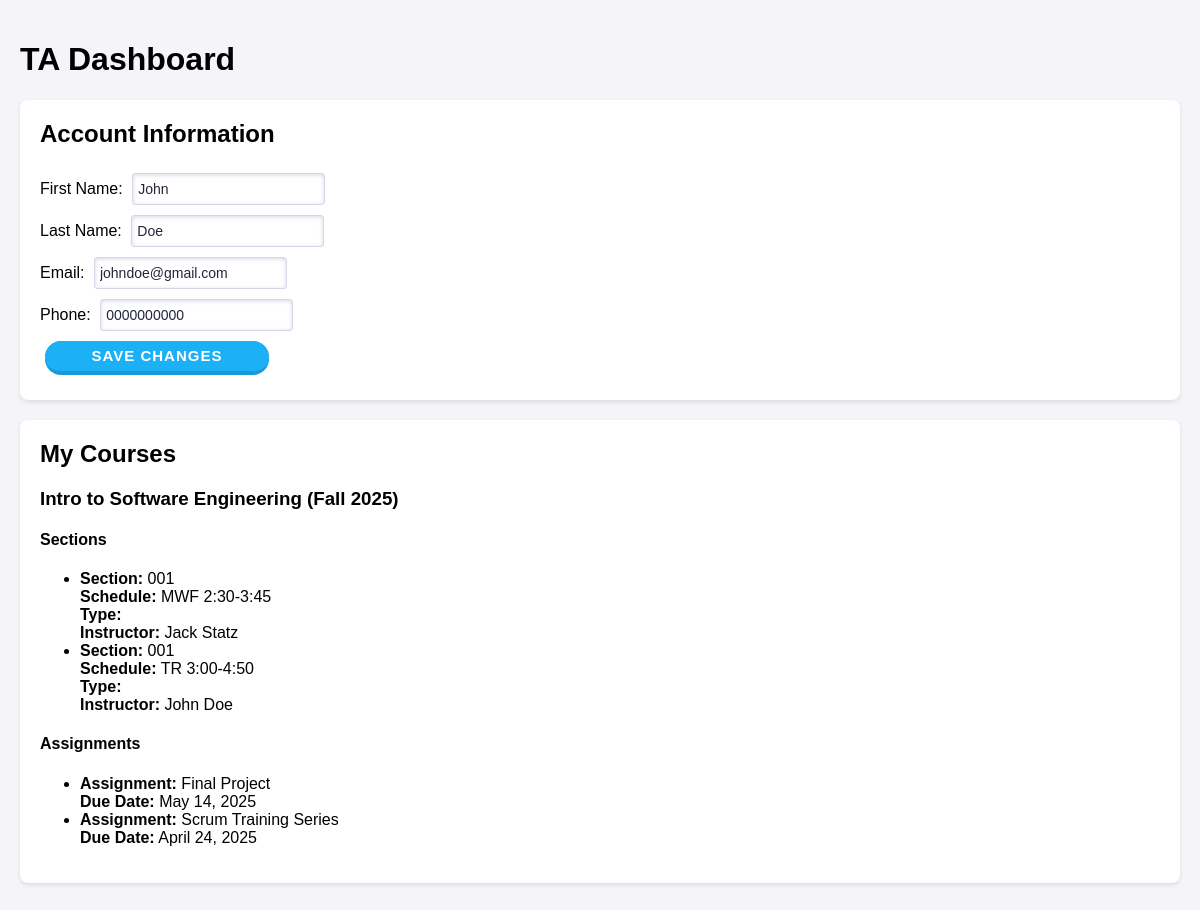
Page /TADashboard/5/ on the committed database.
### ScheduleAppData/models.py (models this page shows)
class User(models.Model):
    class Role(models.TextChoices):
        Supervisor = "Supervisor"
        Instructor = "Instructor"
        TA = "TA"
    Id = models.AutoField(primary_key=True)
    FirstName = models.CharField(max_length=120)
    LastName = models.CharField(max_length=120)
    Email = models.CharField(max_length=120)
    Password = models.CharField(max_length=120)
    Phone = models.CharField(max_length=120)
    Role = models.CharField(choices=Role.choices, max_length=20)

class Courses(models.Model):
    Id = models.AutoField(primary_key=True)
    CourseName = models.CharField(max_length=120)
    Semester = models.CharField(max_length=120)
    Year = models.IntegerField()

class Sections(models.Model):
    class SectionType(models.TextChoices):
        Lab = "Lab"
        Lecture = "Lecture"
    Id = models.AutoField(primary_key=True)
    CourseId = models.ForeignKey(Courses, on_delete=models.CASCADE)
    SectionNum = models.CharField(max_length=120)
    Schedule = models.CharField(max_length=120)
    SectionType = models.CharField(choices=SectionType.choices, max_length=20)
    InstructorId = models.ForeignKey(User, on_delete=models.CASCADE)

class Assignments(models.Model):
    Id = models.AutoField(primary_key=True)
    AssignmentName = models.CharField(max_length=120)
    DueDate = models.DateField()
    CourseId = models.ForeignKey(Courses, on_delete=models.CASCADE)

### ScheduleAppData/views.py (the view, shortened to what this page needs)
# urls.py: path('TADashboard/', TADashboard.as_view()),path('TADashboard/<int:TA_id>/', TADashboard.as_view(), name='TA_dashboard'),
class TADashboard(View):
    def get(self, request, TA_id):
        from ScheduleAppData.models import Courses, Assignments, Sections
        TA = User.objects.get(pk=TA_id)
        courses = Courses.objects.filter(sections__InstructorId=TA).distinct()
        for course in courses:
            course.sections = Sections.objects.filter(CourseId=course)
            course.assignments = Assignments.objects.filter(CourseId=course)
        return render(request, 'TADashboard.html', {
            'TA': TA,
            'courses': courses
        })

### templates/TADashboard.html (shortened to what this page needs)
{% load static %}
<!DOCTYPE html>
<html lang="en">
<head>
    <link rel="stylesheet" href="{% static 'css/styles.css' %}">
</head>
<body>
    <div class="container">
        <h1>TA Dashboard</h1>
        <div class="section">
            <h2>Account Information</h2>
            <form method="POST">
                <div class="form-group">
                    <label for="firstName">First Name:</label>
                    <input type="text" id="firstName" name="firstName" value="{{ TA.FirstName }}" class="text-field" required>
                </div>
                <div class="form-group">
                    <label for="lastName">Last Name:</label>
                    <input type="text" id="lastName" name="lastName" value="{{ TA.LastName }}" class="text-field" required>
                </div>
                <div class="form-group">
                    <label for="email">Email:</label>
                    <input type="email" id="email" name="email" value="{{ TA.Email }}" class="text-field" required>
                </div>
                <div class="form-group">
                    <label for="phone">Phone:</label>
                    <input type="tel" id="phone" name="phone" value="{{ TA.Phone }}" class="text-field" required>
                </div>
                <button type="submit" name="update_account" class="button">Save Changes</button>
            </form>
        </div>
        <div class="section">
            <h2>My Courses</h2>
            {% for course in courses %}
                <div class="course">
                    <h3>{{ course.CourseName }} ({{ course.Semester }} {{ course.Year }})</h3>
                    <h4>Sections</h4>
                    <ul>
                        {% for section in course.sections %}
                            <li>
                                <strong>Section:</strong> {{ section.SectionNum }}<br>
                                <strong>Schedule:</strong> {{ section.Schedule }}<br>
                                <strong>Type:</strong> {{ section.SectionType }}<br>
                                <strong>Instructor:</strong> {{ section.InstructorId.FirstName }} {{ section.InstructorId.LastName }}
                            </li>
                        {% endfor %}
                    </ul>
                    <h4>Assignments</h4>
                    <ul>
                        {% for assignment in course.assignments %}
                            <li>
                                <strong>Assignment:</strong> {{ assignment.AssignmentName }}<br>
                                <strong>Due Date:</strong> {{ assignment.DueDate }}
                            </li>
                        {% endfor %}
                    </ul>
                </div>
            {% endfor %}
        </div>
    </div>
</body>
</html>

### static/css/styles.css (style rules this page uses)
body { font-family: Arial, sans-serif; margin: 0; padding: 0; background-color: #f4f4f9; }
.container { max-width: 1200px; margin: 0 auto; padding: 20px; }
.section { background: #fff; margin: 20px 0; padding: 20px; border-radius: 8px; box-shadow: 0 2px 4px rgba(0, 0, 0, 0.1); }
.section h2 { margin-top: 0; }
.button { appearance: button; background-color: #1899D6; border: solid transparent; border-radius: 16px; border-width: 0 0 4px; box-sizing: border-box; color: #FFFFFF; cursor: pointer; display: inline-block; font-family: din-round,sans-serif; font-size: 15px; font-weight: 700; letter-spacing: 1px; line-height: 10px; margin: 5px; outline: none; overflow: visible; padding: 10px; text-align: center; text-transform: uppercase; touch-action: manipulation; transform: translateZ(0); transition: filter .2s; user-select: none; -webkit-user-select: none; vertical-align: middle; white-space: nowrap; width: 20%; }
.button:after { background-clip: padding-box; background-color: #1CB0F6; border: solid transparent; border-radius: 16px; border-width: 0 0 4px; bottom: -4px; content: ""; left: 0; position: absolute; right: 0; top: 0; z-index: -1; }
.button, .button:focus { user-select: auto; }
.text-field { position: relative; cursor: text; font-size: 14px; line-height: 10px; padding: 5px; height: 20px; background-color: #fff; border: 1px solid #d6d6e7; margin: 5px; border-radius: 3px; color: rgb(35, 38, 59); box-shadow: inset 0 1px 4px 0 rgb(119 122 175 / 30%); overflow: hidden; transition: all 100ms ease-in-out; }

### rows in the picture
User: firstName "John", lastName "Doe", email "johndoe@gmail.com", phone "0000000000"
Courses: CourseName "Intro to Software Engineering", Semester "Fall", Year "2025"
Sections: SectionNum "001", Schedule "MWF 2:30-3:45", InstructorId.FirstName "Jack", InstructorId.LastName "Statz"
Sections: SectionNum "001", Schedule "TR 3:00-4:50", InstructorId.FirstName "John", InstructorId.LastName "Doe"
Assignments: AssignmentName "Final Project", DueDate "May 14, 2025"
Assignments: AssignmentName "Scrum Training Series", DueDate "April 24, 2025"
